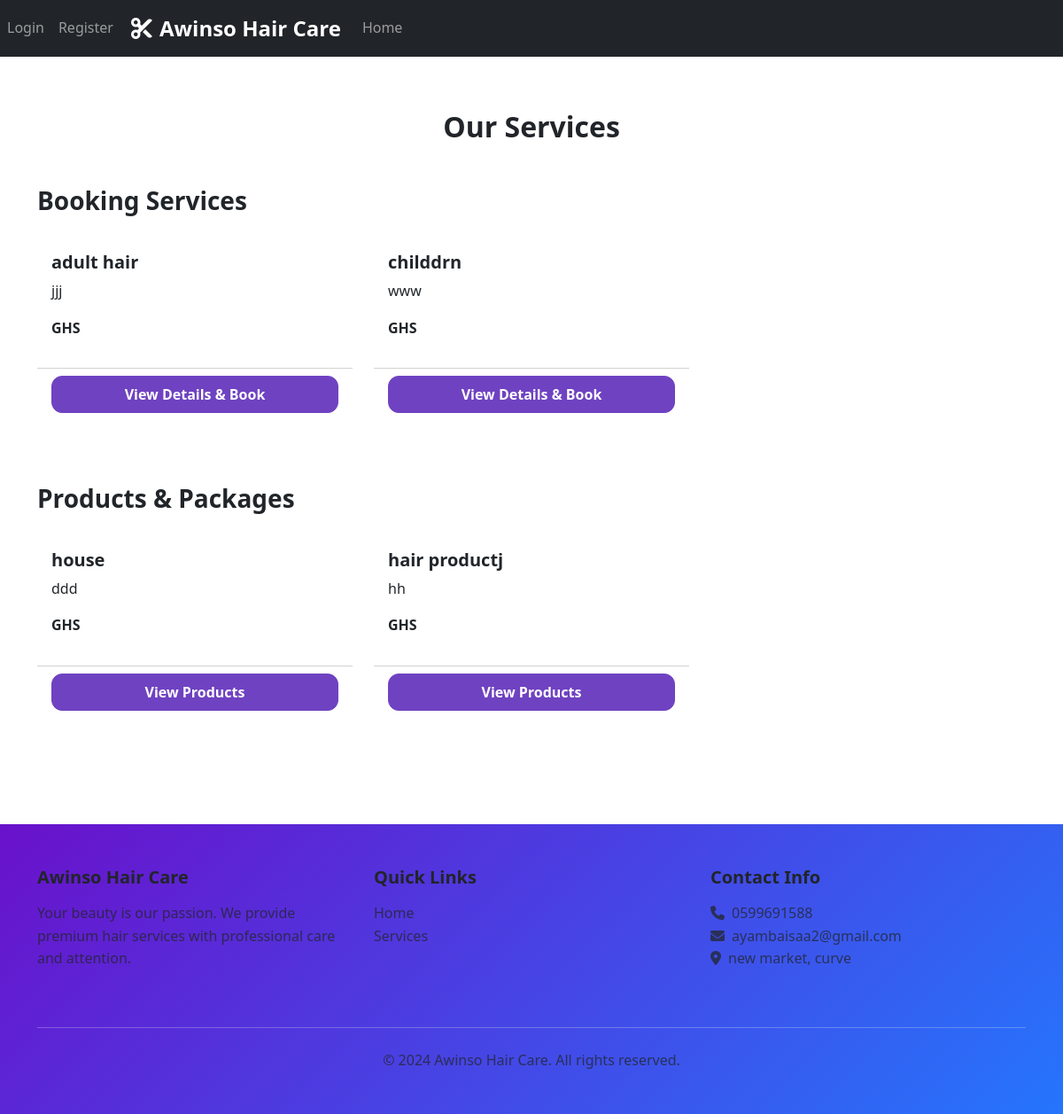
/services/, run on an earlier commit of the app's database.
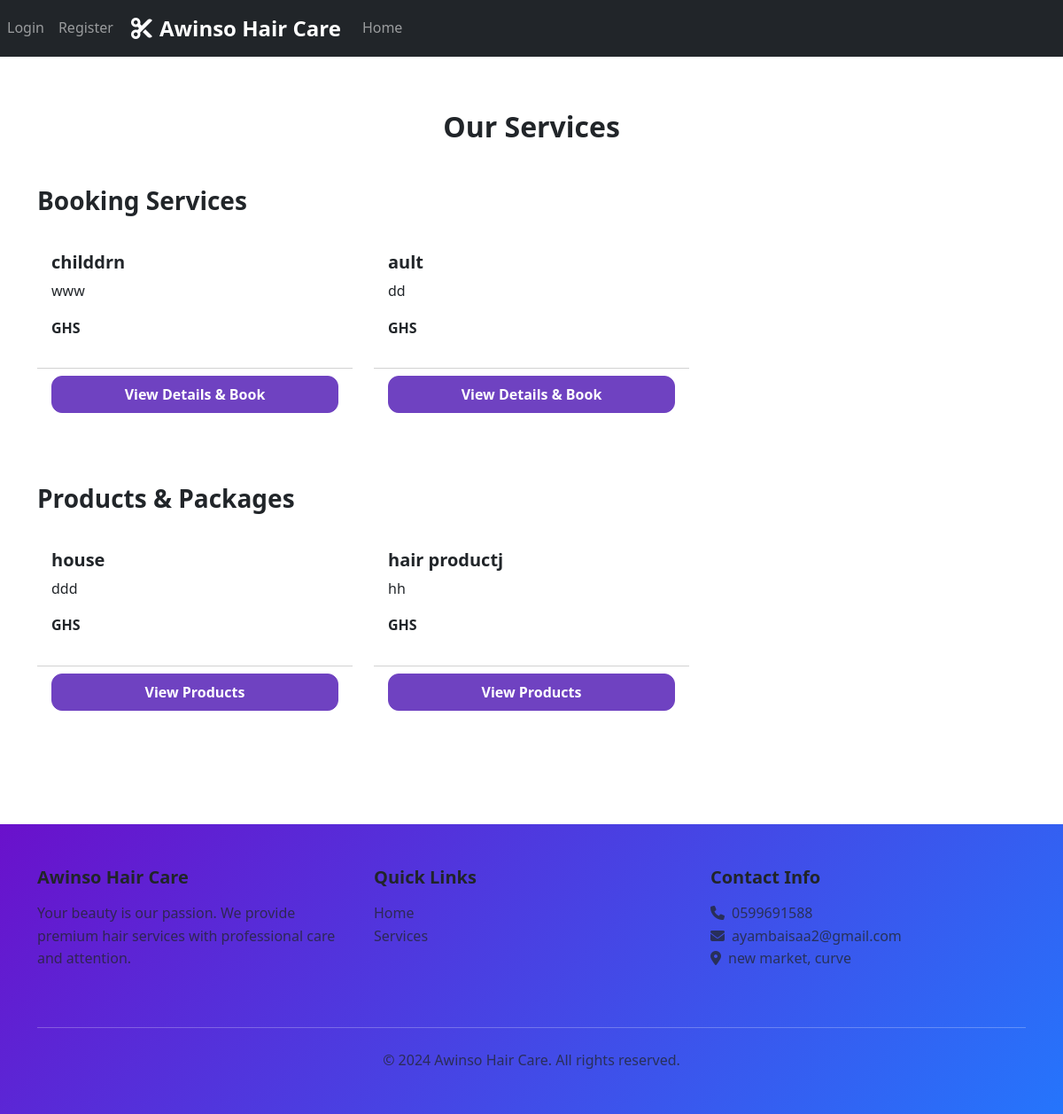
And on a later commit of the database.
### salon/models.py (models this page shows, shortened)
class Service(models.Model):
    SERVICE_TYPES = [
        ('booking', 'Booking Service (Appointments)'),
        ('order', 'Order Service (Products)'),
    ]
    name = models.CharField(max_length=200)
    description = models.TextField()
    service_type = models.CharField(max_length=10, choices=SERVICE_TYPES, default='booking')
    is_active = models.BooleanField(default=True)
    created_at = models.DateTimeField(auto_now_add=True)
    updated_at = models.DateTimeField(auto_now=True)
    class Meta:
        verbose_name = "Service"
        verbose_name_plural = "Services"

### salon/views.py (the view)
# urls.py: path('services/', views.service_list, name='service_list'),
def service_list(request):
    services = Service.objects.filter(is_active=True)
    booking_services = services.filter(service_type='booking')
    product_services = services.filter(service_type='order')
    return render(request, 'service_list.html', {
        'booking_services': booking_services,
        'product_services': product_services,
        'all_services': services,
    })

### templates/service_list.html (shortened to what this page needs)
{% extends 'base.html' %}
{% load static %}
{% block content %}
<div class="container py-5">
    <h2 class="text-center mb-5">Our Services</h2>
    {% if booking_services %}
    <div class="row mb-5">
        <div class="col-12">
            <h3 class="mb-4">Booking Services</h3>
        </div>
        {% for service in booking_services %}
        <div class="col-md-4 mb-4">
            <div class="card h-100">
                <div class="card-body">
                    <h5 class="card-title">{{ service.name }}</h5>
                    <p class="card-text">{{ service.description|truncatewords:20 }}</p>
                    <p class="fw-bold">GHS {{ service.price }}</p>
                </div>
                <div class="card-footer bg-transparent">
                    <a href="{% url 'salon:service_detail' service.id %}" class="btn btn-primary w-100">
                        View Details & Book
                    </a>
                </div>
            </div>
        </div>
        {% endfor %}
    </div>
    {% endif %}
    {% if product_services %}
    <div class="row">
        <div class="col-12">
            <h3 class="mb-4">Products & Packages</h3>
        </div>
        {% for service in product_services %}
        <div class="col-md-4 mb-4">
            <div class="card h-100">
                <div class="card-body">
                    <h5 class="card-title">{{ service.name }}</h5>
                    <p class="card-text">{{ service.description|truncatewords:20 }}</p>
                    <p class="fw-bold">GHS {{ service.price }}</p>
                </div>
                <div class="card-footer bg-transparent">
                    <a href="{% url 'salon:service_detail' service.id %}" class="btn btn-primary w-100">
                        View Products
                    </a>
                </div>
            </div>
        </div>
        {% endfor %}
    </div>
    {% endif %}
</div>
{% endblock %}

### templates/base.html (shortened to what this page needs)
{% load static %}
<!DOCTYPE html>
<html lang="en" data-bs-theme="light">
<head>
    <link rel="preload" href="https://cdn.jsdelivr.net/npm/bootstrap@5.3.2/dist/css/bootstrap.min.css" as="style" onload="this.onload=null;this.rel='stylesheet'">
    <link rel="preload" href="https://cdnjs.cloudflare.com/ajax/libs/font-awesome/6.5.1/css/all.min.css" as="style" onload="this.onload=null;this.rel='stylesheet'">
    <link rel="preload" href="{% static 'css/style.css' %}" as="style" onload="this.onload=null;this.rel='stylesheet'">
</head>
<body>
    <nav class="navbar navbar-expand-lg navbar-dark bg-dark fixed-top">
        <div class="navbar-nav ms-auto">
            {% if user.is_authenticated %}
                <div class="nav-item dropdown">
                    <a class="nav-link dropdown-toggle" href="#" role="button" data-bs-toggle="dropdown">
                        Hello, {{ user.username }}
                    </a>
                    <ul class="dropdown-menu">
                        <li><a class="dropdown-item" href="{% url 'salon:appointment_list' %}">My Appointments</a></li>
    </a></li>
        <li><a class="dropdown-item" href="{% url 'salon:password_change' %}">Change Password</a></li>
                        <li><a class="dropdown-item" href="{% url 'salon:my_orders' %}">My Orders</a></li>
                        <li><hr class="dropdown-divider"></li>
                        <li>
                            <form method="post" action="{% url 'salon:logout' %}" class="d-inline">
                                {% csrf_token %}
                                <button type="submit" class="dropdown-item">Logout</button>
                            </form>
                        </li>
                    </ul>
                </div>
            {% else %}
                <a class="nav-link" href="{% url 'salon:login' %}">Login</a>
                <a class="nav-link" href="{% url 'salon:register' %}">Register</a>
            {% endif %}
        </div>
        <div class="container">
            <a class="navbar-brand" href="{% url 'salon:index' %}">
                <i class="fas fa-scissors me-2"></i>Awinso Hair Care
            </a>
            <div class="collapse navbar-collapse" id="mainNavbar">
                <ul class="navbar-nav me-auto">
                    <li class="nav-item">
                        <a class="nav-link" href="{% url 'salon:index' %}">Home</a>
                    </li>
                </ul>
            </div>
        </div>
    </nav>
    <main class="main-content">
        {% block content %}{% endblock %}
    </main>
    <footer class="bg-gradient-primary text-white py-5 mt-5">
        <div class="container">
            <div class="row">
                <div class="col-md-4 mb-4">
                    <h5 class="fw-bold mb-3">Awinso Hair Care</h5>
                    <p class="text-muted">Your beauty is our passion. We provide premium hair services with professional care and attention.</p>
                </div>
                <div class="col-md-4 mb-4">
                    <h5 class="fw-bold mb-3">Quick Links</h5>
                    <ul class="list-unstyled">
                        <li><a href="{% url 'salon:index' %}" class="text-muted text-decoration-none">Home</a></li>
                        <li><a href="#services" class="text-muted text-decoration-none">Services</a></li>
                    </ul>
                </div>
                <div class="col-md-4 mb-4">
                    <h5 class="fw-bold mb-3">Contact Info</h5>
                    <ul class="list-unstyled text-muted">
                        <li><i class="fas fa-phone me-2"></i>0599691588</li>
                        <li><i class="fas fa-envelope me-2"></i>ayambaisaa2@gmail.com</li>
                        <li><i class="fas fa-map-marker-alt me-2"></i>new market, curve</li>
                    </ul>
                </div>
            </div>
            <hr class="my-4 bg-secondary">
            <div class="text-center">
                <p class="text-muted mb-0">&copy; 2024 Awinso Hair Care. All rights reserved.</p>
            </div>
        </div>
    </footer>
</body>
</html>

### static/css/style.css (style rules this page uses)
:root { --primary-color: #6f42c1; --primary-dark: #5a32a3; --secondary-color: #6c757d; --success-color: #198754; --danger-color: #dc3545; --warning-color: #ffc107; --info-color: #0dcaf0; --light-color: #f8f9fa; --dark-color: #212529; --border-radius: 12px; --transition-time: 0.3s ease; }
body { font-family: 'Segoe UI', Tahoma, Geneva, Verdana, sans-serif; line-height: 1.6; color: var(--dark-color); padding-top: 76px; }
.main-content { min-height: calc(100vh - 200px); }
h1, h2, h3, h4, h5, h6 { font-weight: 700; color: var(--dark-color); }
.navbar-brand { font-weight: 700; font-size: 1.5rem; }
.navbar-nav .nav-link { font-weight: 500; transition: color var(--transition-time); }
.card { transition: all var(--transition-time); border: none; border-radius: var(--border-radius); }
.btn { font-weight: 600; border-radius: var(--border-radius); transition: all var(--transition-time); padding: 0.5rem 1.5rem; }
.btn-primary { background: var(--primary-color); border-color: var(--primary-color); }
footer { margin-top: auto; }
footer a { color: var(--light-color); text-decoration: none; transition: color var(--transition-time); }
.bg-gradient-primary { background: linear-gradient(135deg, #6a11cb 0%, #2575fc 100%); }

What changed in the data, as far as the page shows it:
removed Service: name "adult hair", description "jjj", shown under "Booking Services"
added Service: name "ault", description "dd", shown under "Booking Services"
